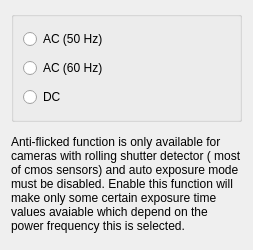
<?xml version="1.0" encoding="UTF-8"?>
<ui version="4.0">
 <class>FormPowerFreq</class>
 <widget class="QWidget" name="FormPowerFreq">
  <property name="geometry">
   <rect>
    <x>0</x>
    <y>0</y>
    <width>245</width>
    <height>250</height>
   </rect>
  </property>
  <property name="windowTitle">
   <string>Form</string>
  </property>
  <layout class="QVBoxLayout" name="verticalLayout">
   <item>
    <widget class="QGroupBox" name="groupBox">
     <property name="title">
      <string/>
     </property>
     <layout class="QVBoxLayout" name="verticalLayout_2">
      <item>
       <widget class="QRadioButton" name="radioButton">
        <property name="text">
         <string>AC (50 Hz)</string>
        </property>
       </widget>
      </item>
      <item>
       <widget class="QRadioButton" name="radioButton_2">
        <property name="text">
         <string>AC (60 Hz)</string>
        </property>
       </widget>
      </item>
      <item>
       <widget class="QRadioButton" name="radioButton_3">
        <property name="text">
         <string>DC</string>
        </property>
       </widget>
      </item>
     </layout>
    </widget>
   </item>
   <item>
    <widget class="QLabel" name="label">
     <property name="minimumSize">
      <size>
       <width>231</width>
       <height>0</height>
      </size>
     </property>
     <property name="text">
      <string>Anti-flicked function is only available for cameras with rolling shutter detector ( most of cmos sensors) and auto exposure mode must be disabled. Enable this function will make only some certain exposure time values avaiable which depend on the power frequency this is selected.</string>
     </property>
     <property name="wordWrap">
      <bool>true</bool>
     </property>
    </widget>
   </item>
  </layout>
 </widget>
 <resources/>
 <connections/>
</ui>
